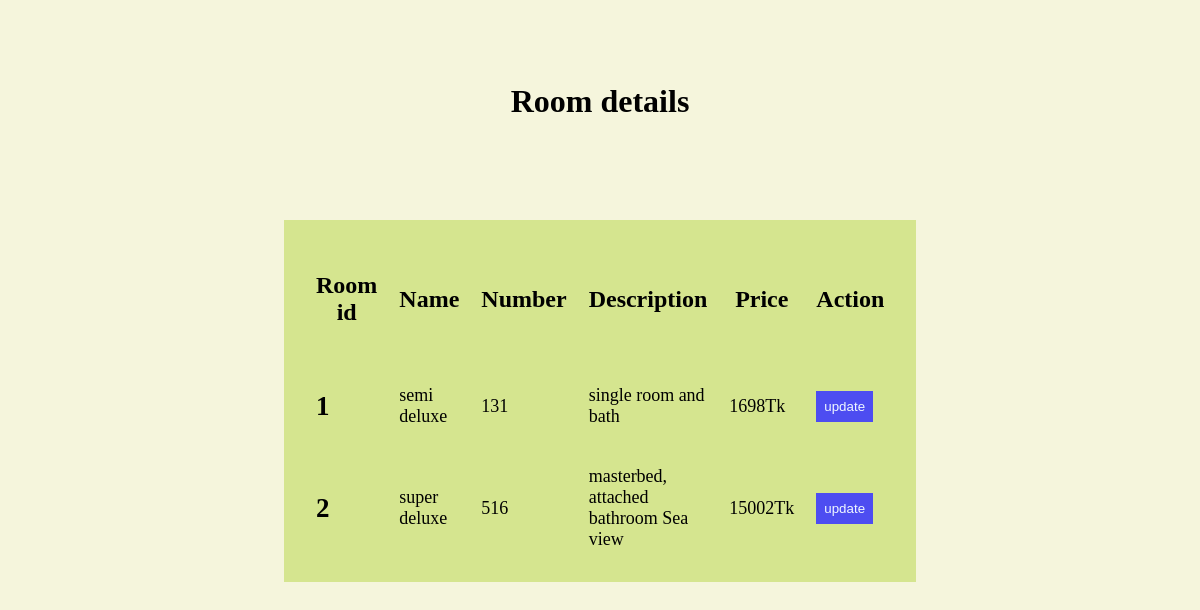
The page /view/room.php (signed in) on the database its author committed.
### tables this page shows
CREATE TABLE `rooms` (
  `id` int(200) NOT NULL,
  `name` varchar(200) NOT NULL,
  `number` varchar(100) NOT NULL,
  `description` varchar(10000) NOT NULL,
  `price` mediumtext NOT NULL
);

### view/room.php (the view, shortened to what this page needs)
<?php
@include '../model/db.php';
if (isset($_SESSION['flag'])) {
    ?>
    <!DOCTYPE html>
    <html lang="en">
        <head>
            <link rel="stylesheet" href="../view/room1.css">
        </head>
        <body>
            <br><br><br>
            <div class="container">
                <center>
                <h1>Room details</h1>
                        <section class="room-form">
                            <table>
                                <thead>
                                    <th> <h1> Room id </h1> </th>
                                    <th> <h1> Name </h1> </th>
                                    <th> <h1> Number </h1> </th>
                                    <th> <h1> Description </h1> </th>
                                    <th> <h1> Price </h1> </th>
                                    <th> <h1> Action </h1> </th>
                                </thead>
                                <tbody>
                                    <?php
                                    $select_rooms = mysqli_query($conn, "SELECT * FROM `rooms`");
                                    if (mysqli_num_rows($select_rooms) > 0) {
                                        while ($row = mysqli_fetch_assoc($select_rooms)) {
                                            ?>
                                            <tr>
                                                <td> <h2> <?php echo $row['id']; ?> </h2></td>
                                                <td><?php echo $row['name']; ?></td>
                                                <td><?php echo $row['number']; ?></td>
                                                <td><?php echo $row['description']; ?> </td>
                                                <td><?php echo $row['price']; ?>Tk</td>
                                                <td>
                                                  <button class="update-btn">
                                                  <a  href="../view/updateroom.php?edit=<?php echo $row['id']; ?>" >  update </a>
                                                  </button>
                                                </td>
                                            </tr>
                                            <?php
                                            };
                                        }
                                        ?>
                                        </tbody>
                                    </table>
                                </section>
                            </center>
                    </body>
                    </html>
                    <?php } ?>

### view/room1.css (style rules this page uses)
body { background-color: beige; }
.room-form { margin-top: 100px; padding: 20px; background-color: rgb(213, 229, 143); width: 50%; }
.update-btn { background-color: rgb(77, 77, 241); padding: 8px; border: none; }
a { text-decoration: none; color: aliceblue; }
th { padding: 10px; }
td { font-size:large; padding: 10px; }

### rows shown on the page
rooms: id "1", name "semi deluxe", number "131", description "single room and bath", price "1698"
rooms: id "2", name "super deluxe", number "516", description "masterbed, attached bathroom Sea view", price "15002"
